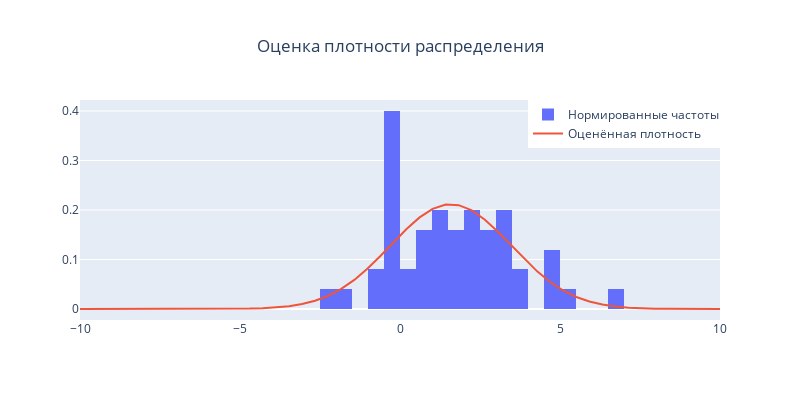

Notebook code cell kept with this figure:
### Code cell
sample = np.random.normal(1, 2, 50)

mu_hat = np.mean(sample)
sigma_hat = np.std(sample)

est_x = np.linspace(-10, 10)
est_y = ss.norm.pdf(est_x, mu_hat, sigma_hat)

fig = go.Figure()

fig.add_trace(go.Histogram(x=sample, nbinsx=20, histnorm="probability density", name="Нормированные частоты"))
fig.add_trace(go.Scatter(x=est_x, y=est_y, name="Оценённая плотность"))

fig.update_layout(
    title={
        'text': "Оценка плотности распределения",
        'y':0.9,
        'x':0.5,
        'xanchor': 'center',
        'yanchor': 'top'},
    legend={
        'x':0.7,
        'y':1},
    autosize=False,
    width=800,
    height=400)
fig.show()

### Figure 1 — Plotly figure (JSON) as saved in the notebook; plotly's stock layout.template omitted (floating-point values rounded to 4 significant figures)
{"data": [{"histnorm": "probability density", "name": "Нормированные частоты", "nbinsx": 20, "type": "histogram", "x": [-0.07807, 2.288, 1.367, 0.8271, 0.572, 3.292, 5.461, -0.09752, 2.138, 4.858, 3.158, -0.3737, 0.1386, -0.1959, -0.8269, -0.2478, 1.524, -0.1741, 2.752, 1.247, 0.2057, 2.772, 1.638, 1.53, 3.08, 2.147, 0.7822, 2.875, 1.619, 6.835, 3.197, 3.306, 3.582, 1.16, 3.626, 1.047, -0.6623, -0.128, 2.056, -2.122, 1.417, -0.4567, 2.436, -0.4923, 4.745, 2.536, -1.538, 4.518, 0.5455, -0.455]}, {"name": "Оценённая плотность", "type": "scatter", "x": [-10, -9.592, -9.184, -8.776, -8.367, -7.959, -7.551, -7.143, -6.735, -6.327, -5.918, -5.51, -5.102, -4.694, -4.286, -3.878, -3.469, -3.061, -2.653, -2.245, -1.837, -1.429, -1.02, -0.6122, -0.2041, 0.2041, 0.6122, 1.02, 1.429, 1.837, 2.245, 2.653, 3.061, 3.469, 3.878, 4.286, 4.694, 5.102, 5.51, 5.918, 6.327, 6.735, 7.143, 7.551, 7.959, 8.367, 8.776, 9.184, 9.592, 10], "y": [1.306e-09, 4.831e-09, 1.705e-08, 5.744e-08, 1.846e-07, 5.661e-07, 1.656e-06, 4.625e-06, 1.232e-05, 3.132e-05, 7.597e-05, 0.0001758, 0.0003883, 0.0008182, 0.001645, 0.003156, 0.005778, 0.01009, 0.01682, 0.02675, 0.04059, 0.05877, 0.0812, 0.107, 0.1347, 0.1616, 0.1851, 0.2023, 0.2109, 0.2098, 0.1992, 0.1805, 0.156, 0.1286, 0.1012, 0.07602, 0.05447, 0.03724, 0.02429, 0.01512, 0.008981, 0.00509, 0.002752, 0.00142, 0.0006992, 0.0003285, 0.0001472, 6.298e-05, 2.57e-05, 1.001e-05]}], "layout": {"autosize": false, "height": 400, "legend": {"x": 0.7, "y": 1}, "title": {"text": "Оценка плотности распределения", "x": 0.5, "xanchor": "center", "y": 0.9, "yanchor": "top"}, "width": 800}}
